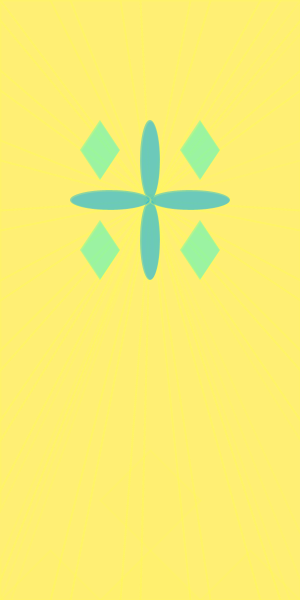
Frame 1 (no input)
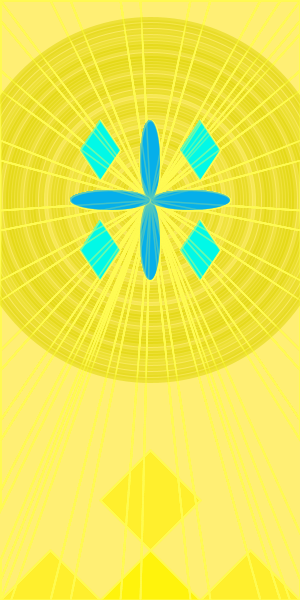
Frame 60 (the mouse pressed at the canvas centre just before this capture)
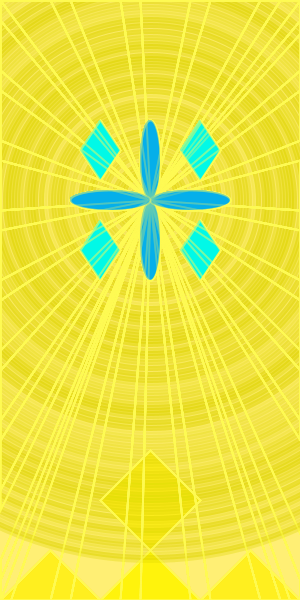
Frame 120 (the mouse held since frame 60 and released just before this capture)

The Processing sketch that drew these frames (run headless with seeded random() and noise(); from frame 60 on, the mouse is pressed at the canvas centre):

// Processing sketch: processing_24362
// ── processing_24362.pde


int space = 1;
int zero = 300;
void setup() {
  size(300,600);
  smooth();
  background(255,239,116);
  noFill();
}

void draw() {
  space = space + 6;
  stroke(2,167,28,random(50,100));
  strokeWeight(5);
  stroke(222,211,0,random(30,150));
  ellipse(150,200,space,space);
  strokeWeight(random(1,2));
  stroke(255,250,82,random(50,100));
  quad(width/2,height/3,width/2,height/3,0,0,50,0);
  quad(width/2,height/3,width/2,height/3,50,0,70,0);
  quad(width/2,height/3,width/2,height/3,70,0,120,0);
  quad(width/2,height/3,width/2,height/3,120,0,140,0);
  quad(width/2,height/3,width/2,height/3,140,0,190,0);
  quad(width/2,height/3,width/2,height/3,190,0,210,0);
  quad(width/2,height/3,width/2,height/3,210,0,260,0);
  quad(width/2,height/3,width/2,height/3,260,0,280,0);
  quad(width/2,height/3,width/2,height/3,280,0,330,0);



  //sideA
  quad(width/2,height/3,width/2,height/3,0,0,0,20);
  quad(width/2,height/3,width/2,height/3,0,20,0,70);
  quad(width/2,height/3,width/2,height/3,0,70,0,90);
  quad(width/2,height/3,width/2,height/3,0,90,0,140);
  quad(width/2,height/3,width/2,height/3,0,140,0,160);
  quad(width/2,height/3,width/2,height/3,0,160,0,210);
  quad(width/2,height/3,width/2,height/3,0,210,0,230);
  quad(width/2,height/3,width/2,height/3,0,230,0,280);
  quad(width/2,height/3,width/2,height/3,0,280,0,300);
  quad(width/2,height/3,width/2,height/3,0,300,0,350);
  quad(width/2,height/3,width/2,height/3,0,350,0,370);
  quad(width/2,height/3,width/2,height/3,0,370,0,420);
  quad(width/2,height/3,width/2,height/3,0,420,0,440);
  quad(width/2,height/3,width/2,height/3,0,440,0,490);
  quad(width/2,height/3,width/2,height/3,0,490,0,510);
  quad(width/2,height/3,width/2,height/3,0,560,0,580);
  quad(width/2,height/3,width/2,height/3,0,580,0,630);

  //sideB
  quad(width/2,height/3,width/2,height/3,zero,0,zero,20);
  quad(width/2,height/3,width/2,height/3,zero,20,zero,70);
  quad(width/2,height/3,width/2,height/3,zero,70,zero,90);
  quad(width/2,height/3,width/2,height/3,zero,90,zero,140);
  quad(width/2,height/3,width/2,height/3,zero,160,zero,210);
  quad(width/2,height/3,width/2,height/3,zero,210,zero,230);
  quad(width/2,height/3,width/2,height/3,zero,230,zero,280);
  quad(width/2,height/3,width/2,height/3,zero,280,zero,300);
  quad(width/2,height/3,width/2,height/3,zero,300,zero,350);
  quad(width/2,height/3,width/2,height/3,zero,350,zero,370);
  quad(width/2,height/3,width/2,height/3,zero,370,zero,420);
  quad(width/2,height/3,width/2,height/3,zero,420,zero,440);
  quad(width/2,height/3,width/2,height/3,zero,580,zero,630);

  //bottum
  quad(width/2,height/3,width/2,height/3,0,height,50,height);
  quad(width/2,height/3,width/2,height/3,50,height,70,height);
  quad(width/2,height/3,width/2,height/3,70,height,120,height);
  quad(width/2,height/3,width/2,height/3,120,height,140,height);
  quad(width/2,height/3,width/2,height/3,140,height,190,height);
  quad(width/2,height/3,width/2,height/3,190,height,210,height);
  quad(width/2,height/3,width/2,height/3,210,height,260,height);
  quad(width/2,height/3,width/2,height/3,260,height,280,height);
  quad(width/2,height/3,width/2,height/3,280,height,330,height);

  fill(255,255,0,10);
  quad(150,550,200,600,150,650,100,600);
  fill(255,255,0,4);
  quad(150,550,100,500,150,450,200,500);
  quad(150,650,200,700,150,750,100,700);
  quad(250,550,300,600,250,650,200,600);
  quad(50,550,100,600,50,650,0,600);
  noFill();
  fill(5,175,234,150);
  ellipse(150,160,20,80);
  ellipse(150,240,20,80);
  ellipse(190,200,80,20);
  ellipse(110,200,80,20);
  int x = 100;
  int y = 150;
  int x1 = 200;
  int y1 = 150;
  int x2 = 200;
  int y2 = 250;
  int x3 = 100;
  int y3 = 250;
  fill(0,250,231,100);
  quad(x,y-30,x+20,y,x,y+30,x-20,y);
  quad(x1+20,y1,x1,y1-30,x1-20,y1,x1,y1+30);
  quad(x2+20,y2,x2,y2-30,x2-20,y2,x2,y2+30);
  quad(x3,y3-30,x3+20,y3,x3,y3+30,x3-20,y3);
  noFill();
  
}
 
